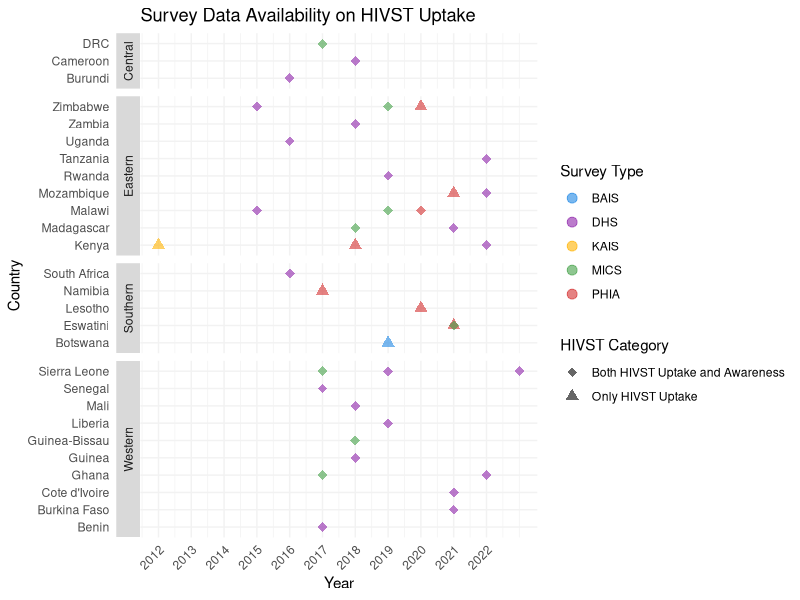

Write the R code that produced this figure.


# NEED TO LOOK AT SAO TOME AND PRINCIPE
setwd("D:/Downloads/MSc Thesis/hivst/Survey Data Availabilty")
library(readxl)
library(dplyr)
library(ggplot2)

# Load file
data_avail <- read_excel("Survey_Data_Availability_Plot.xlsx")
print(names(data_avail))

# Adjust the 'Year' column (in ranges) by taking the first year
data_avail$Year <- as.integer(sub("-.*", "", data_avail$Year))

# Create a single column for HIVST category
data_avail <- data_avail %>%
  mutate(HIVST_Category = case_when(
    `Only HIVST uptake Question (ever used hivst)` == 1 ~ "Only HIVST Uptake",
    `Both questions` == 1 ~ "Both HIVST Uptake and Awareness"
  ))

# Define the region for each country
country_to_region <- c(
  "Kenya" = "Eastern", "Madagascar" = "Eastern", 
  "Malawi" = "Eastern", "Mozambique" = "Eastern", "Rwanda" = "Eastern", 
  "Tanzania" = "Eastern", "Uganda" = "Eastern", "Zambia" = "Eastern", 
  "Zimbabwe" = "Eastern", "Burundi" = "Central", "Cameroon" = "Central", 
  "DRC" = "Central", "Botswana" = "Southern", 
  "Eswatini" = "Southern", "Lesotho" = "Southern", "Namibia" = "Southern", 
  "South Africa" = "Southern", "Benin" = "Western", "Burkina Faso" = "Western", 
  "Cote d'Ivoire" = "Western", "Ghana" = "Western", 
  "Guinea" = "Western", "Guinea-Bissau" = "Western", "Liberia" = "Western", 
  "Mali" = "Western", "Nigeria" = "Western", 
  "Senegal" = "Western", "Sierra Leone" = "Western"
)

# Create a factor with levels ordered by the region for plotting
data_avail$Region <- country_to_region[data_avail$Country]
data_avail$Country <- factor(data_avail$Country, levels = names(country_to_region)[order(country_to_region)])

# Creating the plot with facet_grid to separate by region and adding background rectangles
plot <- ggplot(data_avail, aes(x = Year, y = Country, color = Survey, shape = HIVST_Category)) +
  geom_point(size = 3, alpha = 0.6) +  # Display the points
  scale_shape_manual(values = c("Only HIVST Uptake" = 17, "Both HIVST Uptake and Awareness" = 18)) +
  scale_color_manual(values = c("DHS" = "#8E24AA", "MICS" = "#43A047", "PHIA" = "#D32F2F", "KAIS" = "#FFB300", "BAIS" = "#1E88E5")) +
  scale_x_continuous(breaks = 2012:2022, labels = 2012:2022) +
  labs(title = "Survey Data Availability on HIVST Uptake", x = "Year", y = "Country", color = "Survey Type", shape = "HIVST Category") +
  theme_minimal() +
  theme(
    axis.text.x = element_text(angle = 45, hjust = 1), 
    legend.position = "right",
    panel.background = element_blank(), 
    panel.grid.major = element_line(color = "grey95"),  # Very light gray grid lines
    panel.grid.minor = element_line(color = "grey95"),  # Very light gray minor grid lines
    strip.background = element_rect(fill = "grey85", color = NA)
  ) +
  facet_grid(Region ~ ., scales = "free_y", space = "free_y", switch = "y")

print(plot)


